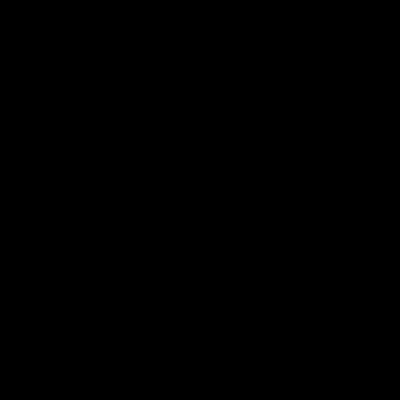
Frame 1 (no input)
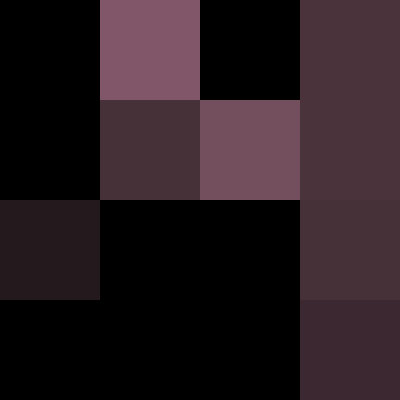
Frame 60 (the mouse pressed at the canvas centre just before this capture)
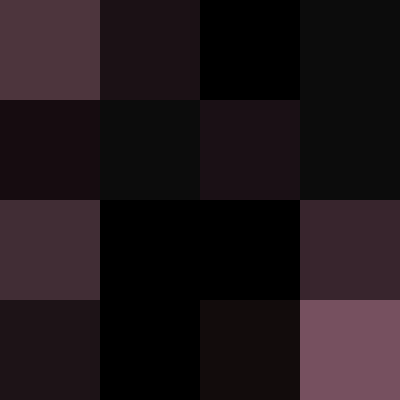
Frame 120 (the mouse held since frame 60 and released just before this capture)

The Processing sketch that drew these frames (run headless with seeded random() and noise(); from frame 60 on, the mouse is pressed at the canvas centre):

// Processing sketch: pop_squares
// ── pop_squares.pde
int edgex = 4, edgey = 4;
int sidex, sidey;

void setup() {
  size(400,400);
  background(0);
  frameRate(30);
  //smooth();
  noStroke();
  colorMode(HSB);
  sidex = width / edgex;
  sidey = height / edgey;

  for (int x=0; x < edgex; x++) {
    for (int y=0; y < edgey; y++) {
      fill(0);
      rect(x * sidex, y * sidey, sidex, sidey);
    }
  }
}

void draw()
{
  // Create an alpha blended background
  fill(0, 10);
  rect(0,0,width,height);
  for (int x=0; x < edgex; x++) {
    for (int y=0; y < edgey; y++) {
      if (random(0,1.02) > 1) {
        fill(238,82,int(random(100,200)));
        rect(x * sidex, y * sidey, sidex, sidey);
      }
    }
  }

}
